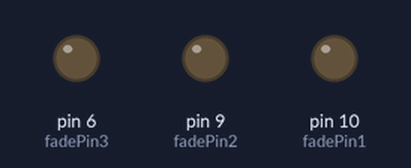
Bench run of a sketch on a simulated Arduino Uno, built with avr-gcc and run on an emulated ATmega328P. On the bench: output pins drawn as LEDs (lit = HIGH). What the sketch prints to the serial monitor is not drawn.

Above: at 0.1 s.
At 44.64 s:
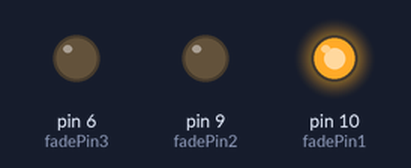
At 59.32 s:
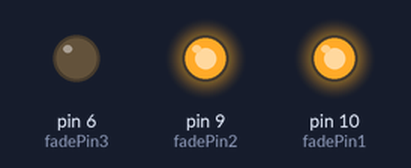
Timing chart, 0 to 70.1 s (numbered marks = the images above):
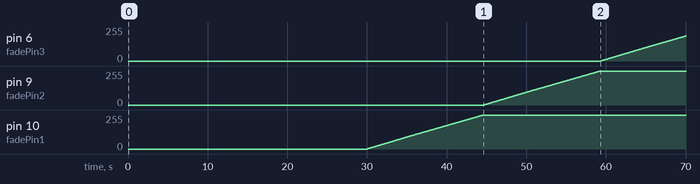

Measured:
- by itself, pin 6 (fadePin3): moves from 0/255 to 188/255 over 10.7 s
- by itself, pin 9 (fadePin2): moves from 0/255 to 255/255 over 14.6 s
- by itself, pin 10 (fadePin1): moves from 0/255 to 255/255 over 14.5 s

The sketch:

StreetLight.ino
```cpp
#define fadePin1 10       // пин управления MOSFET транзистором
#define fadePin2  9       // пин управления MOSFET транзистором
#define fadePin3  6       // пин управления MOSFET транзистором

#define pirPin1 2         // пин подключения управляющего сигнала PIR датчика1
#define pirPin2 4         // пин подключения управляющего сигнала PIR датчика2

int calibrationTime = 30; // Время калибровки датчика (10-60 сек. по даташиту)

void setup()
{
  pinMode(pirPin1, INPUT);   // настариваем 2 пин как вход для сигналов с датчика
  pinMode(pirPin2, INPUT);   // настариваем 4 пин как вход для сигналов с датчика
  pinMode(fadePin1, OUTPUT); // пины на выход, для управления транзисотором
  pinMode(fadePin2, OUTPUT);
  pinMode(fadePin3, OUTPUT);

  Serial.begin(9600);
  Serial.print("Calibrating"); //дадим датчику время на калибровку
  for(int i = 0; i < calibrationTime; i++)
  {
    Serial.print(".");
    delay(1000);
  }
  Serial.println(" done");
  Serial.println("SENSOR ACTIVE");
  delay(50);
}

// структура - описание понятия "Лампа" - это пин и текущая яркость:
typedef struct{
  uint8_t pin;
  uint8_t bright;
} Led;

// теперь создадим список ламп, заодно и введем константу "всего ламп"
#define MAX_LED 3
Led  fades[MAX_LED] = {{fadePin1, 0}, {fadePin2, 0}, {fadePin3, 0}};

#define WAIT_1  10UL      // 10мсек - пауза между изменениями яркости
uint32_t startedAt = 0; // тут будем хранить время последнего запуска fadeLed
#define WAIT_PAUSE 100UL
uint32_t startedPause = 0; // тут будем вести отсчет паузы до выключения

int8_t       isGo1 = 0; // режим включения/выключения от левого датчика
uint8_t      lamp1 = 0; // номер текущей лампы управления левым датчиком
uint8_t      max1 = 0;  // последний номер режимов левого датчика

int8_t       isGo2 = 0; // режим включения/выключения от правого датчика
uint8_t      lamp2 = 0; // номер текущей лампы управления правого датчиком
uint8_t      max2 = 0;  // последний номер режимов правого датчика

uint8_t isDayNow(void){ return 0; }

/**
 * Функция изменения яркости на 1 шаг state РАЗ в 10 миллисекунд
 * @param state: +1 -- включение; -1 -- выключение
 */
void fadeLED(uint8_t lamp, int8_t state)
{
  Led * ptr = &(fades[lamp]);  // врем. лок. указатель на структуру "лампа"

  if(
          millis() - startedAt >= WAIT_1  // пора изменять яркость?
     && (
        (state==1 && ptr->bright < 255)   // включаем И есть куда?
        ||
        (state==-1 && ptr->bright > 0)    // или вЫключаем И есть куда?
      )
  ){
      startedAt = millis();                // новое время для отсчета следующей паузы

      ptr->bright += state;                // изменяем яркость
      analogWrite( ptr->pin, ptr->bright); // устанавливаем на выходе
      Serial.println(ptr->bright);         // передаем данные в порт для отладки
  }
}

//========== loop() ========
uint32_t curTime;
uint8_t pirOn = 0;

void loop()
{
  Serial.println(""); Serial.print("t="); Serial.print(millis(), 10); // заход с новой строки.

  // п.1. Если светло - выходим.
//  if( isDayNow() ) return;

  // п.2: проверяем датчики движения и запускаем включение если надо:
  if( pirOn == 0 /*digitalRead(pirPin1)*/ ){
    pirOn = 1;
    isGo1 =  1; lamp1=0;         max1 = MAX_LED;
    Serial.print(",r1! ");
  }
// пока не надо  if( digitalRead(pirPin2) ){ isGo2 =  1; lamp1=MAX_LED-1; max1 = -1;      }

  // п.3. поштучно включаем (п.5 - выключаем) лампы, если левый датчик сработал (2-й датчик точно также можно ниже .. не показан):
  curTime = millis();
  if(
        (isGo1 == 1) // если включаем лампы, то сразу
      || (
           (isGo1 == -1) // а вот если вЫключаем, то
           && (curTime - startedPause >= WAIT_PAUSE) // по истечению паузы
        )
  ){

Serial.print(":p3/p5:, isGo1="); Serial.print(isGo1, 10);
Serial.print(", t="); Serial.print(startedPause, 10);

    // 3.1. проверяем лампа уже горит? переходим к следующей:
    if( isGo1==1 && fades[lamp1].bright == 255 ){ lamp1++; Serial.print(" :+: "); Serial.print(lamp1, 10); }

    // 5.1. или лампа уже выключена? переходим к следующей:
    else if( isGo1 == -1 && fades[lamp1].bright == 0 ){ lamp1--; Serial.print(" :-: "); Serial.print(lamp1, 10);  }
    else{
Serial.print(" :f: "); Serial.print(fades[lamp1].bright, 10);

      // 3.2. + 5.2 увеличиваем/уменьшаем яркость на 1 каждые 10мсек:
      fadeLED(lamp1, isGo1);
    }
    // 3.3., 5.3 проверяем лампы кончились? включаем паузу:
    if( lamp1 == max1 ){
Serial.print(" :max: ");
      if( isGo1 == 1){           // а мы лампы включали?
        startedPause = millis(); // .. время паузы "пошло".
        isGo1 = -1;              // .. после паузы будем выключать
        lamp1=MAX_LED-1;         // .. в обратном порядке
        max1 = -1;
Serial.print(" :m+: ");
Serial.print(",t="); Serial.print(startedPause, 10);
Serial.print(",go="); Serial.print(isGo1, 10);
Serial.print(",l="); Serial.print(lamp1, 10);
      }else if( isGo1 == -1 ){    // нет, мы их выключали
        isGo1 = 0;                // .. ну и ладушки, всё погасло.
Serial.print(" :m-: ");
Serial.print(",go="); Serial.print(isGo1, 10);
      }
    }else{
Serial.print(",!max: lamp=");Serial.print(lamp1, 10);
    }
  }else{
Serial.print(",not: go=");Serial.print(isGo1, 10);
Serial.print(",t0=");Serial.print(curTime, 10);
Serial.print(",t1=");Serial.print(startedPause, 10);
  }
}
```
